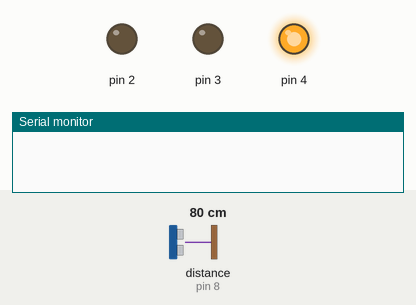
The sketch below on a simulated Arduino Uno, built with avr-gcc and run on an emulated ATmega328P. On the bench: output pins drawn as LEDs (lit = HIGH), the last lines printed to the serial monitor. The inputs (shaded band) are chosen by the test bench; at power-on: distance to the obstacle (sensor on pin 8) 80 cm. The echo pulse lasts 58.3 µs per cm; pins used as bus, display or sensor lines are not drawn.

Above: at 1.8 s.
1.9 s: distance to the obstacle (sensor on pin 8) set to 4 cm
3.4 s: distance to the obstacle (sensor on pin 8) set to 2 cm
At 4.9 s:
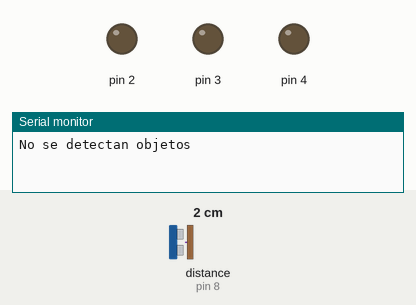
5.5 s: distance to the obstacle (sensor on pin 8) set to 120 cm
At 6.7 s:
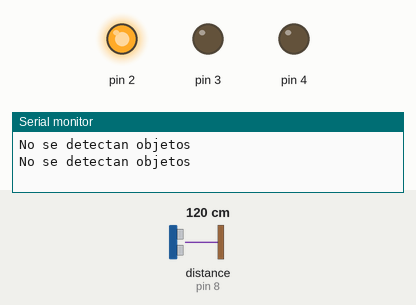
7.5 s: distance to the obstacle (sensor on pin 8) set to 197 cm
9.2 s: distance to the obstacle (sensor on pin 8) set to 207 cm
At 11.2 s:
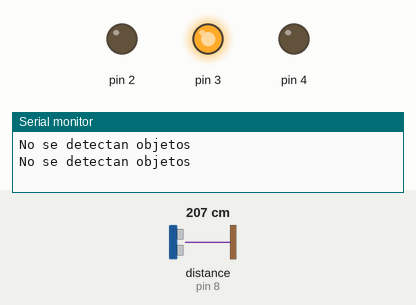
11.5 s: distance to the obstacle (sensor on pin 8) set to 9 cm
At 13.4 s:
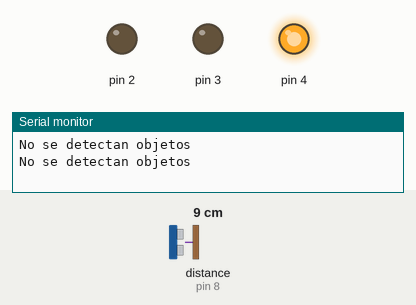
Timing chart, 0 to 14.5 s (numbered marks = the images above; inputs shaded):
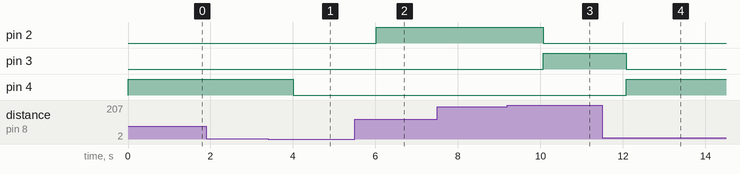

Measured:
- the behaviour switches between 3 and 2 cm on distance to the obstacle (sensor on pin 8) (found by bisection; images 0 and 1)
- the behaviour switches between 201 and 202 cm on distance to the obstacle (sensor on pin 8) (found by bisection; images 2 and 3)
- after the input at 1.9 s, every drawn part: stays the same
- after the input at 3.4 s, pin 4: HIGH → LOW after 0.61 s
- after the input at 5.5 s, pin 2: LOW → HIGH after 0.52 s
- after the input at 7.5 s, every drawn part: stays the same
- after the input at 9.2 s, pin 2: HIGH → LOW after 0.87 s; pin 3: LOW → HIGH after 0.87 s
- after the input at 11.5 s, pin 3: HIGH → LOW after 0.58 s; pin 4: LOW → HIGH after 0.58 s

The sketch:

calse5_desafio3.ino
```cpp
long d;
long t;

void setup() {
  // put your setup code here, to run once:
  Serial.begin(9600);
  pinMode(9,OUTPUT);
  pinMode(8,INPUT);
  pinMode(4,OUTPUT);
  pinMode(2,OUTPUT);
  pinMode(3,OUTPUT);

}

void loop() {
  // put your main code here, to run repeatedly:
  digitalWrite(9,LOW);
  delayMicroseconds(5);
  digitalWrite(9,HIGH);
  delayMicroseconds(10);
  digitalWrite(9,LOW);

  t = pulseIn(8,HIGH);
  d = int(t*0.017);
  if (d>400 || d<2){
    Serial.println("No se detectan objetos");
    digitalWrite(4,LOW);
    digitalWrite(2,LOW);
    digitalWrite(3,LOW);
    d=400;
  }
  else if (d<100){
   digitalWrite(4,HIGH);
   digitalWrite(2,LOW);
   digitalWrite(3,LOW);
  }
  else if(d<200){
    digitalWrite(2,HIGH);
    digitalWrite(4,LOW);
    digitalWrite(3,LOW);
  }
  else if(d<400){
    digitalWrite(3,HIGH);
    digitalWrite(2,LOW);
    digitalWrite(4,LOW);

  }

  delay(1000);

}
```
